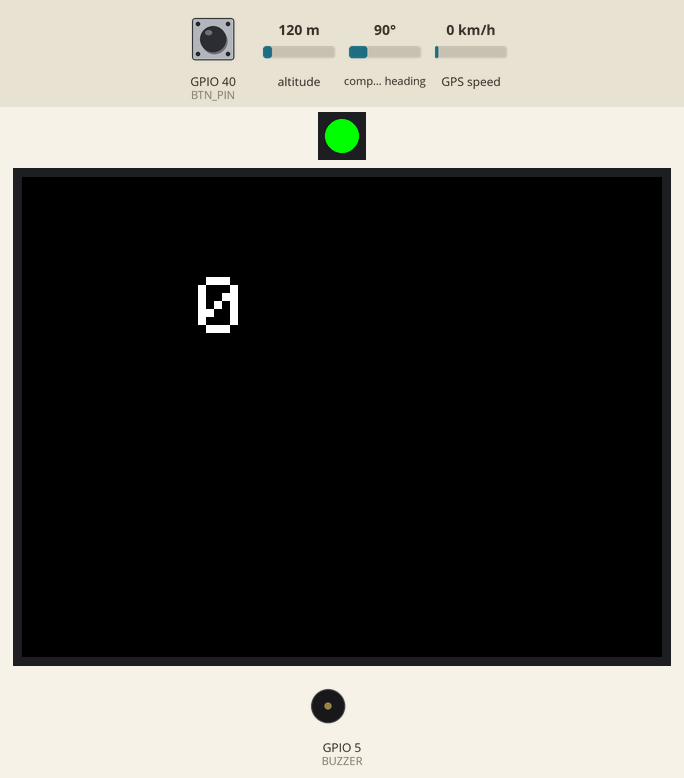
The sketch below on a simulated ESP32-S3. Parts: 1 RGB LEDs in strip order, left to right, 320×240 colour display, buzzer (waves = sounding, pin HIGH). The inputs (shaded band) are chosen by the test bench; at power-on: GPS speed 0 km/h, GPIO 40 (BTN_PIN) HIGH, altitude 120 m, compass heading 90°. The GPS gets a fix after 3 s at 37.7749, -122.4194 with 8 satellites; nothing arrives over Bluetooth unless stated; a phone connects over Bluetooth LE 3 s after start; what the sketch prints to the serial monitor is not drawn.

Above: at 2.2 s.
2.3 s: GPS speed set to 90 km/h
At 3.78 s:
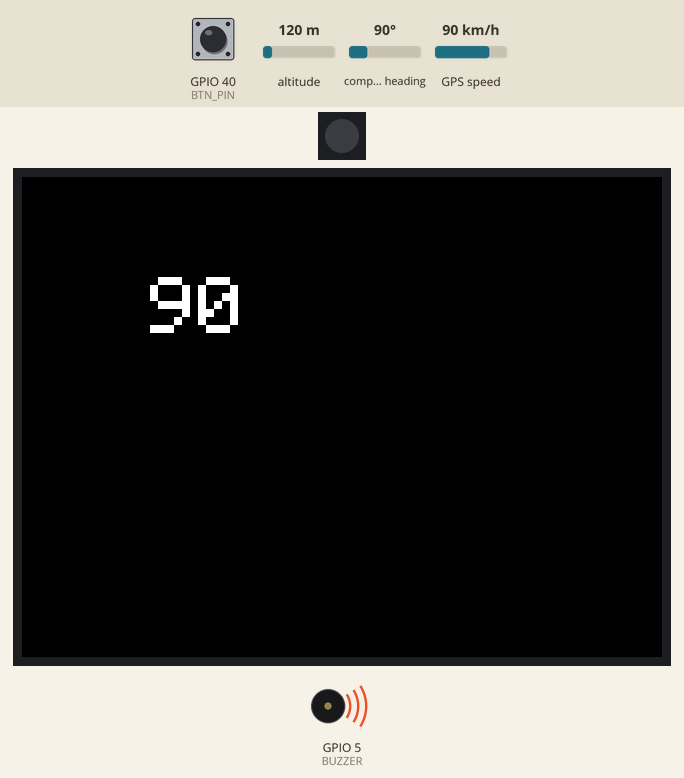
5.6 s: GPS speed set to 118 km/h
At 6.83 s:
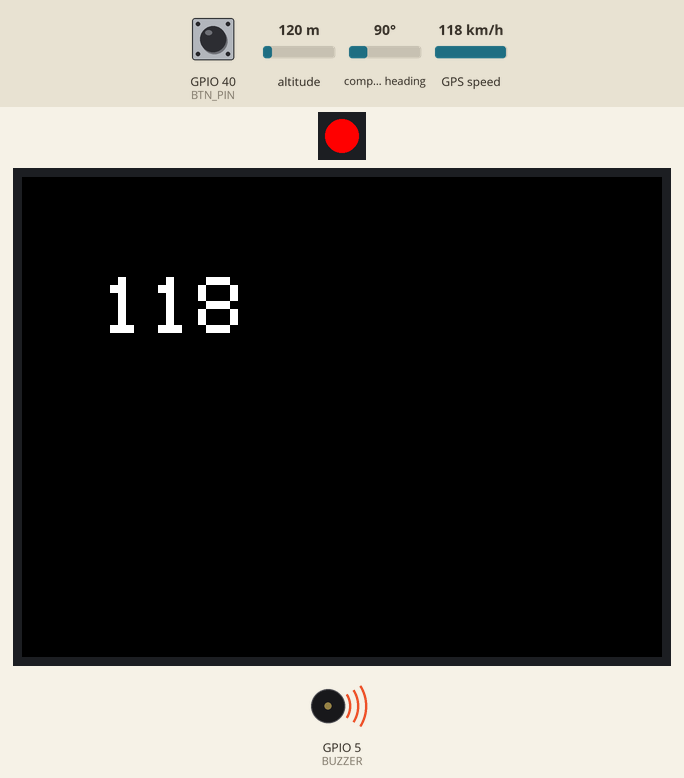
9.7 s: GPS speed set to 83 km/h
At 11.37 s:
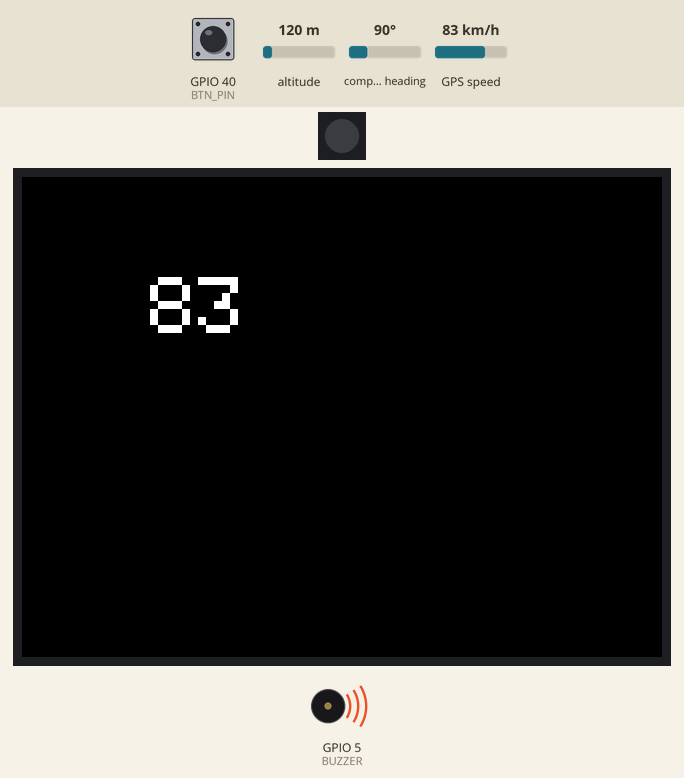
11.8 s: GPS speed set to 78 km/h
At 13.7 s:
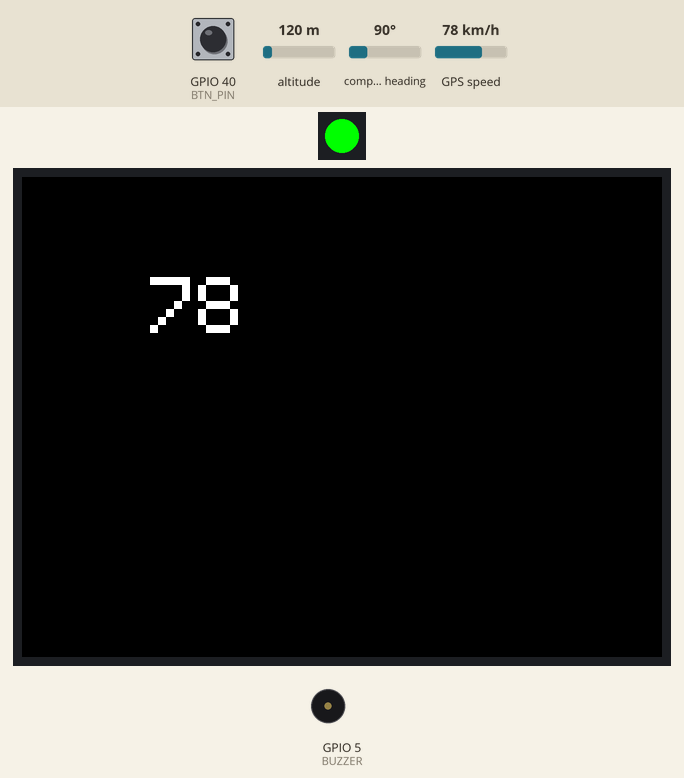
14.0 s: GPIO 40 (BTN_PIN) pulled LOW for 0.15 s
Timing chart, 0 to 17.0 s (numbered marks = the images above; inputs shaded):
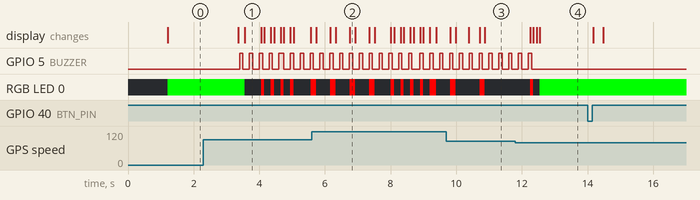

Measured:
- the behaviour switches between 81 and 80 km/h on GPS speed (found by bisection; images 3 and 4)
- after the input at 2.3 s, GPIO 5 (BUZZER): alternates HIGH for 0.10 s and LOW for 0.20 s, starting after 1.1 s; the display: first changes after 1.1 s (image 1 shows a later state)
- after the input at 5.6 s, the display: first differs from a run without the input after 0.73 s (image 2 shows a later state)
- after the input at 9.7 s, the display: first differs from a run without the input after 0.68 s (image 3)
- after the input at 11.8 s, GPIO 5 (BUZZER): goes on until 12.3 s, then stays LOW
- what the display in image 1 shows lasts 0.5 s, from 3.6 s to 4.1 s

The sketch:

ESP32_S3_HUD_ByAI.ino
```cpp
#include <Arduino.h>
#include <TFT_eSPI.h>
#include <NimBLEDevice.h>
//#include <TinyGPS++.h>
#include <TinyGPSPlus.h>
#include <Adafruit_NeoPixel.h>
#include <Wire.h>
#include <RTClib.h>
#include <WiFi.h>
#include <ESPAsyncWebServer.h>
#include <esp_task_wdt.h>

////////////////////////////////////////////////////////////
// CONFIG
////////////////////////////////////////////////////////////

#define CORE_COMM 0
#define CORE_UI   1

#define LED_PIN 48
#define BTN_PIN 40
#define BUZZER  5

#define SPEED_LIMIT 80

////////////////////////////////////////////////////////////
// OBJECTS
////////////////////////////////////////////////////////////

TFT_eSPI tft = TFT_eSPI();
TinyGPSPlus gps;
HardwareSerial GNSS(1);
RTC_PCF8563 rtc;

Adafruit_NeoPixel led(1, LED_PIN, NEO_GRB + NEO_KHZ800);

AsyncWebServer server(80);

////////////////////////////////////////////////////////////
// WATCHDOG - New (v3.0.x and later)
////////////////////////////////////////////////////////////
// 1. Create a configuration struct
esp_task_wdt_config_t twdt_config = {
    .timeout_ms = 10000,           // Timeout in milliseconds
    .idle_core_mask = (1 << 0),    // Bitmask of cores to watch (e.g., core 0)
    .trigger_panic = true,         // Enable panic (reset) on timeout
};

// 2. Pass the address of the struct
//esp_task_wdt_init(&twdt_config);

////////////////////////////////////////////////////////////
// HUD DATA
////////////////////////////////////////////////////////////

typedef struct
{
    float speed;
    float lat;
    float lon;
    bool bleConnected;
    bool wifiEnabled;
    bool gpsFix;
} HUDData;

HUDData hud;

SemaphoreHandle_t dataMutex;

////////////////////////////////////////////////////////////
// STATE
////////////////////////////////////////////////////////////

enum HUDState
{
    HUD_NORMAL,
    HUD_STANDBY,
    HUD_WARNING,
    HUD_ERROR,
    HUD_BLE
};

volatile HUDState hudState = HUD_NORMAL;

////////////////////////////////////////////////////////////
// TASK HANDLES
////////////////////////////////////////////////////////////

TaskHandle_t taskDisplay;
TaskHandle_t taskGNSS;
TaskHandle_t taskBLE;
TaskHandle_t taskLED;
TaskHandle_t taskAudio;
TaskHandle_t taskButton;
TaskHandle_t taskWiFi;

////////////////////////////////////////////////////////////
// LED
////////////////////////////////////////////////////////////

void setLED(uint8_t r,uint8_t g,uint8_t b)
{
    led.setPixelColor(0, led.Color(r,g,b));
    led.show();
}

////////////////////////////////////////////////////////////
// BUZZER
////////////////////////////////////////////////////////////

void beep(int t)
{
    digitalWrite(BUZZER, HIGH);
    delay(t);
    digitalWrite(BUZZER, LOW);
}

////////////////////////////////////////////////////////////
// DISPLAY
////////////////////////////////////////////////////////////

void drawSpeed(float s)
{
    tft.fillRect(0,0,320,150,TFT_BLACK);
    tft.setTextSize(4);
    tft.setCursor(40,50);
    tft.printf("%3.0f",s);
}

////////////////////////////////////////////////////////////
// GNSS TASK
////////////////////////////////////////////////////////////

void TaskGNSS(void *pv)
{
    GNSS.begin(9600, SERIAL_8N1, 18, 17);

    while(1)
    {
        while(GNSS.available())
            gps.encode(GNSS.read());

        if(gps.speed.isUpdated())
        {
            xSemaphoreTake(dataMutex, portMAX_DELAY);

            hud.speed = gps.speed.kmph();
            hud.gpsFix = gps.location.isValid();

            xSemaphoreGive(dataMutex);
        }

        esp_task_wdt_reset();
        vTaskDelay(5);
    }
}

////////////////////////////////////////////////////////////
// DISPLAY TASK
////////////////////////////////////////////////////////////

void TaskDisplay(void *pv)
{
    tft.init();
    tft.setRotation(1);

    while(1)
    {
        float speed;

        xSemaphoreTake(dataMutex, portMAX_DELAY);
        speed = hud.speed;
        xSemaphoreGive(dataMutex);

        switch(hudState)
        {
            case HUD_NORMAL:
                drawSpeed(speed);
                break;

            case HUD_STANDBY:
                tft.fillScreen(TFT_BLACK);
                break;

            case HUD_WARNING:
                drawSpeed(speed);
                break;
        }

        esp_task_wdt_reset();
        vTaskDelay(50);
    }
}

////////////////////////////////////////////////////////////
// LED TASK
////////////////////////////////////////////////////////////

void TaskLED(void *pv)
{
    while(1)
    {
        switch(hudState)
        {
            case HUD_NORMAL:
                setLED(0,255,0);
                break;

            case HUD_WARNING:
                setLED(255,0,0);
                vTaskDelay(100);
                setLED(0,0,0);
                break;

            case HUD_ERROR:
                setLED(255,100,0);
                vTaskDelay(100);
                setLED(0,0,0);
                break;

            case HUD_BLE:
                setLED(0,0,255);
                break;
        }

        esp_task_wdt_reset();
        vTaskDelay(200);
    }
}

////////////////////////////////////////////////////////////
// BUTTON TASK
////////////////////////////////////////////////////////////

void TaskButton(void *pv)
{
    pinMode(BTN_PIN, INPUT_PULLUP);

    uint32_t pressTime=0;

    while(1)
    {
        if(!digitalRead(BTN_PIN))
        {
            pressTime = millis();

            while(!digitalRead(BTN_PIN));

            uint32_t t = millis()-pressTime;

            if(t > 3000)
            {
                hud.wifiEnabled = !hud.wifiEnabled;
            }
            else
            {
                if(hudState==HUD_NORMAL)
                    hudState = HUD_STANDBY;
                else
                    hudState = HUD_NORMAL;
            }
        }

        vTaskDelay(50);
    }
}

////////////////////////////////////////////////////////////
// AUDIO TASK
////////////////////////////////////////////////////////////

void TaskAudio(void *pv)
{
    pinMode(BUZZER, OUTPUT);

    while(1)
    {
        float s;

        xSemaphoreTake(dataMutex, portMAX_DELAY);
        s = hud.speed;
        xSemaphoreGive(dataMutex);

        if(s > SPEED_LIMIT)
        {
            hudState = HUD_WARNING;
            beep(100);
        }
        else
        {
            hudState = HUD_NORMAL;
        }

        vTaskDelay(200);
    }
}

////////////////////////////////////////////////////////////
// BLE TASK
////////////////////////////////////////////////////////////

void TaskBLE(void *pv)
{
    NimBLEDevice::init("HUD");

    NimBLEServer *server = NimBLEDevice::createServer();

    NimBLEService *svc =
        server->createService("A000");

    NimBLECharacteristic *chr =
        svc->createCharacteristic(
            "A001",
            NIMBLE_PROPERTY::WRITE
        );

    svc->start();

    NimBLEDevice::getAdvertising()->start();

    while(1)
    {
        esp_task_wdt_reset();
        vTaskDelay(1000);
    }
}

////////////////////////////////////////////////////////////
// WIFI + WEB
////////////////////////////////////////////////////////////

void startWiFi()
{
    WiFi.softAP("HUD","12345678");

    server.on("/", HTTP_GET, [](AsyncWebServerRequest *req)
    {
        req->send(200,"text/html",
        "<h1>HUD config</h1>");
    });

    server.begin();
}

void TaskWiFi(void *pv)
{
    while(1)
    {
        if(hud.wifiEnabled)
            startWiFi();

        vTaskDelay(1000);
    }
}

////////////////////////////////////////////////////////////
// SETUP
////////////////////////////////////////////////////////////

void setup()
{
    Serial.begin(115200);
    delay(1000);
    if (psramFound()) {
        Serial.println("PSRAM is available and working!");
        Serial.print("Total PSRAM: ");
        Serial.println(ESP.getPsramSize());
    } else {
        Serial.println("PSRAM not detected!");
    }
    Serial.print("Flash: ");
    Serial.println(ESP.getFlashChipSize());

    dataMutex = xSemaphoreCreateMutex();

    led.begin();

    //esp_task_wdt_init(5,true);        //error
    esp_task_wdt_init(&twdt_config);    //New (v3.0.x and later)

    xTaskCreatePinnedToCore(TaskGNSS,"GNSS",4096,NULL,3,&taskGNSS,CORE_COMM);
    xTaskCreatePinnedToCore(TaskDisplay,"DISPLAY",4096,NULL,2,&taskDisplay,CORE_UI);
    xTaskCreatePinnedToCore(TaskLED,"LED",2048,NULL,1,&taskLED,CORE_UI);
    xTaskCreatePinnedToCore(TaskAudio,"AUDIO",2048,NULL,1,&taskAudio,CORE_UI);
    xTaskCreatePinnedToCore(TaskBLE,"BLE",4096,NULL,2,&taskBLE,CORE_COMM);
    xTaskCreatePinnedToCore(TaskButton,"BTN",2048,NULL,1,&taskButton,CORE_COMM);
    xTaskCreatePinnedToCore(TaskWiFi,"WIFI",4096,NULL,1,&taskWiFi,CORE_COMM);
}

void loop() {
  // put your main code here, to run repeatedly:
    esp_task_wdt_reset();
    vTaskDelay(1000);
}
```
